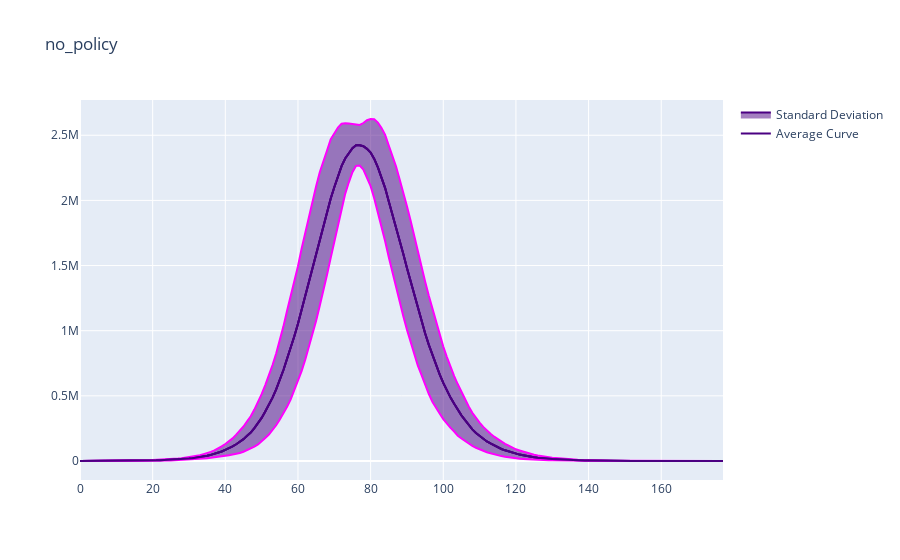

The code cell stored with this chart in its notebook:
### Code cell
plot_average_curve(no_policy, 'no_policy', 'infected', absolute=True, capacity=False)

### Figure 1 — Plotly figure (JSON) as saved in the notebook; plotly's stock layout.template omitted (floating-point values rounded to 4 significant figures; data arrays with more than 128 entries replaced by an {"elided": "..."} marker saying what was removed)
{"data": [{"line": {"color": "indigo"}, "mode": "lines", "name": "Average Curve", "type": "scatter", "x": {"elided": "178 int values"}, "y": {"elided": "178 float values"}}, {"line": {"color": "magenta"}, "mode": "lines", "showlegend": false, "type": "scatter", "x": {"elided": "178 int values"}, "y": {"elided": "178 float values"}}, {"fill": "tonexty", "line": {"color": "indigo"}, "mode": "lines", "name": "Standard Deviation", "type": "scatter", "x": {"elided": "178 int values"}, "y": {"elided": "178 float values"}}, {"line": {"color": "magenta"}, "mode": "lines", "showlegend": false, "type": "scatter", "x": {"elided": "178 int values"}, "y": {"elided": "178 float values"}}, {"fill": "tonexty", "line": {"color": "indigo"}, "mode": "lines", "showlegend": false, "type": "scatter", "x": {"elided": "178 int values"}, "y": {"elided": "178 float values"}}], "layout": {"title": {"text": "no_policy"}}}
